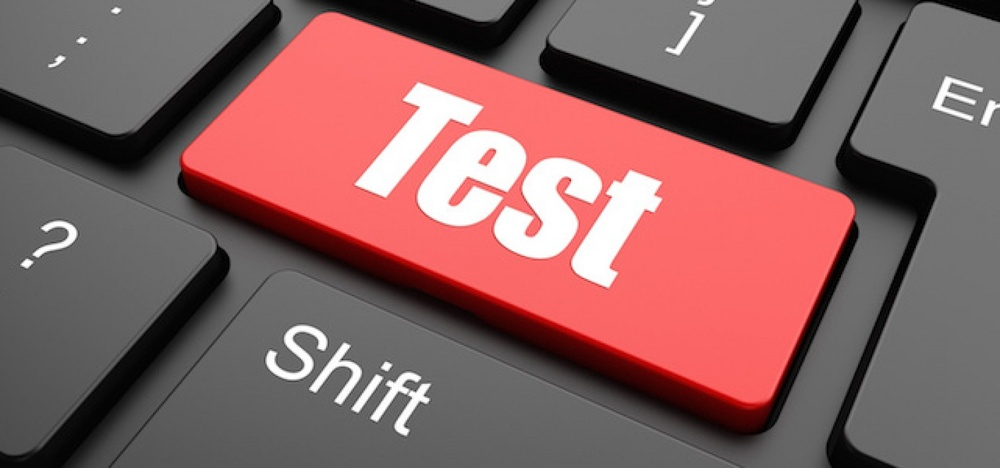
#> input picture OpenCV/02-basic/images/test.jpg, 1000 x 468 px, shrunk from 1508 x 706 before the run
$ python 101.py
#> lines starting #> are read from the running program, lines starting #| are printed output that depends on the picture
import cv2
# from os import path 나는 무어을 위해...
import os

from numpy.core.fromnumeric import shape


print('작업위치1', os.getcwd())
os.chdir("02-basic\\images")
print('작업위치2', os.getcwd())
# img1 = cv2.imread(os.getcwd()+'\\opencv\\test.jpg', cv2.IMREAD_COLOR)


img1 = cv2.imread('test.jpg', cv2.IMREAD_GRAYSCALE)
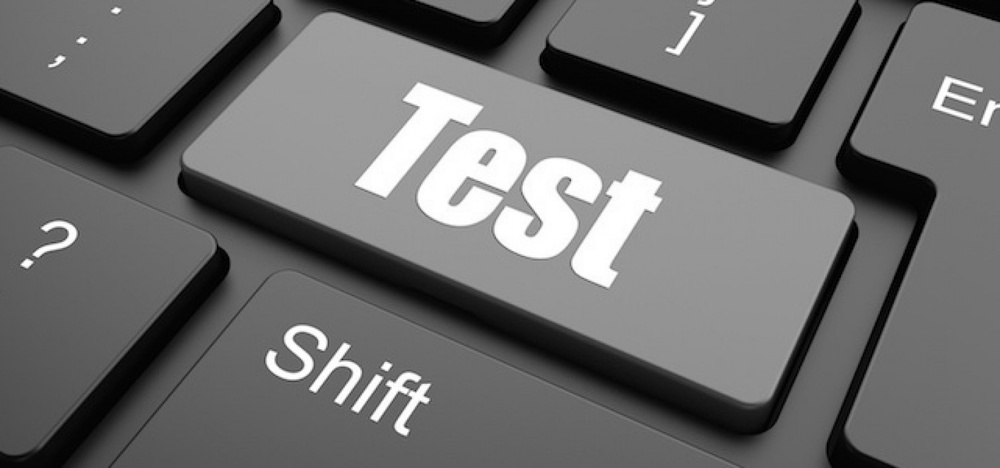
#> img1: shape (468, 1000); min 0, max 255, mean 108.8
print(img1.shape)
#| (468, 1000)


if img1 is None :
    print('이미지가 없다')
else :
    cv2.namedWindow('viewer')
    cv2.imshow('viewer', img1)

    cv2.waitKey(0) #? 은 뭐지
    cv2.destroyAllWindows()

$ run again, with OpenCV/02-basic/images/20200305_194420.jpg copied over OpenCV/02-basic/images/test.jpg
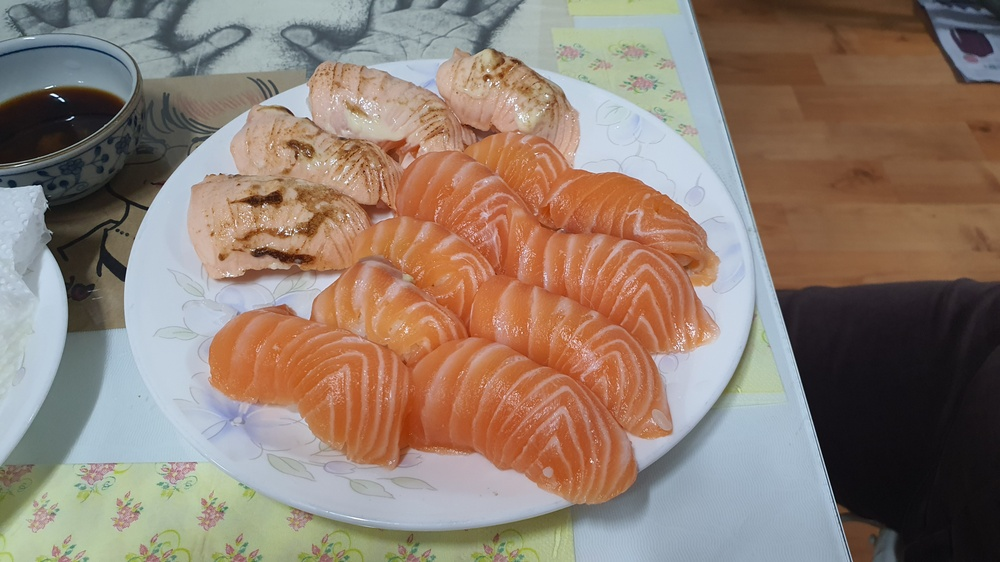
#> input picture OpenCV/02-basic/images/20200305_194420.jpg, 1000 x 562 px, shrunk from 4032 x 2268 before the run
#> `img1 = cv2.imread('test.jpg', cv2.IMREAD_GRAYSCALE)`:
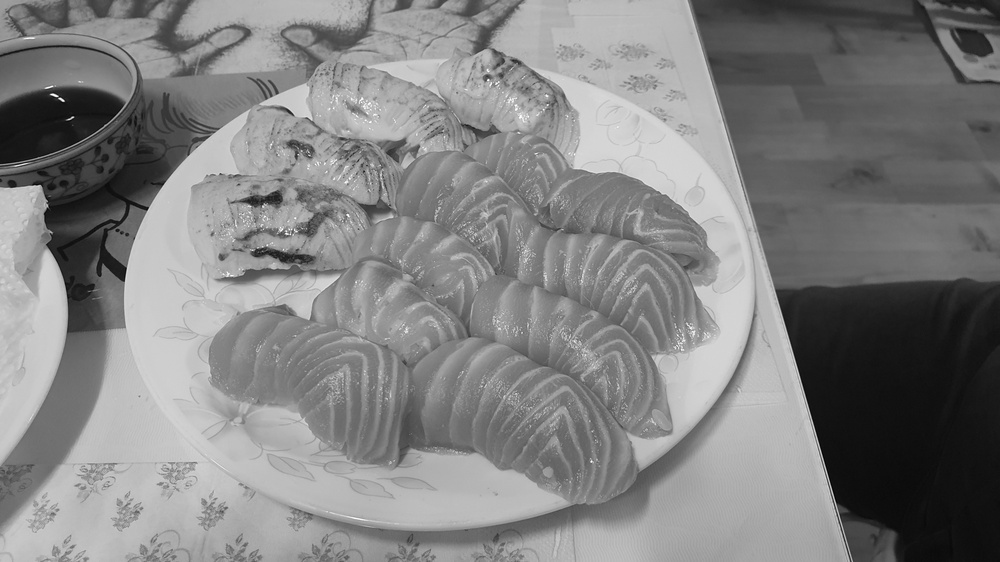
#> img1: shape (562, 1000); min 0, max 255, mean 129.6
#| (562, 1000)
